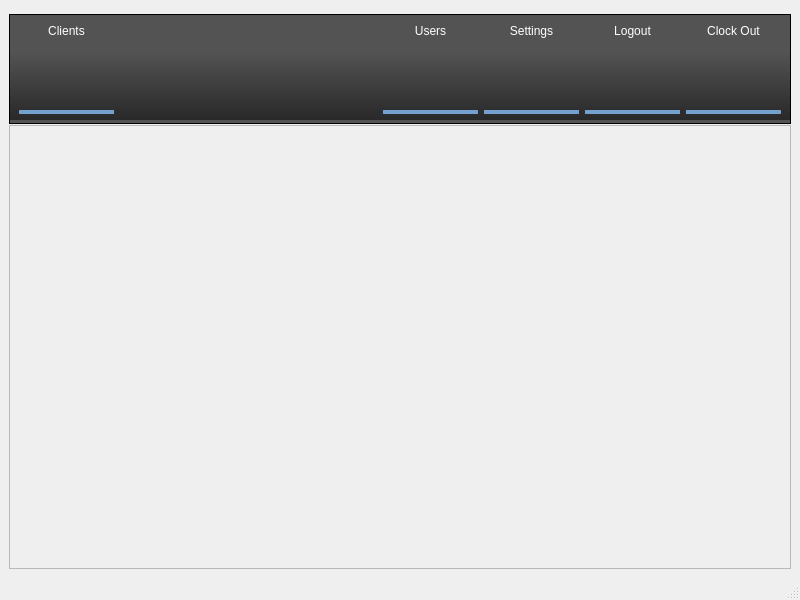
<?xml version="1.0" encoding="UTF-8"?>
<ui version="4.0">
 <class>MainWindow</class>
 <widget class="QMainWindow" name="MainWindow">
  <property name="geometry">
   <rect>
    <x>0</x>
    <y>0</y>
    <width>800</width>
    <height>600</height>
   </rect>
  </property>
  <property name="windowTitle">
   <string>AvisionR - Control Panel</string>
  </property>
  <property name="styleSheet">
   <string notr="true"/>
  </property>
  <widget class="QWidget" name="centralwidget">
   <layout class="QVBoxLayout" name="verticalLayout">
    <item>
     <widget class="QFrame" name="frame_sideBar">
      <property name="minimumSize">
       <size>
        <width>0</width>
        <height>110</height>
       </size>
      </property>
      <property name="maximumSize">
       <size>
        <width>16777215</width>
        <height>100</height>
       </size>
      </property>
      <property name="styleSheet">
       <string notr="true">#frame_sideBar {
background-color: qlineargradient(spread:repeat, x1:0, y1:0, x2:0, y2:1, stop:0.346591 #535353, stop:1 #262626);
border-bottom: 3.5px outset #535353;
}</string>
      </property>
      <property name="frameShape">
       <enum>QFrame::StyledPanel</enum>
      </property>
      <property name="frameShadow">
       <enum>QFrame::Raised</enum>
      </property>
      <layout class="QGridLayout" name="gridLayout">
       <item row="0" column="0">
        <widget class="QLabel" name="label_Logout_2">
         <property name="styleSheet">
          <string notr="true">color:rgb(255, 255, 255);
font: 75 8pt &quot;Vrinda&quot;;
background-color: none;
</string>
         </property>
         <property name="text">
          <string>Clients</string>
         </property>
         <property name="alignment">
          <set>Qt::AlignCenter</set>
         </property>
        </widget>
       </item>
       <item row="0" column="1" rowspan="2">
        <spacer name="horizontalSpacer">
         <property name="orientation">
          <enum>Qt::Horizontal</enum>
         </property>
         <property name="sizeHint" stdset="0">
          <size>
           <width>553</width>
           <height>20</height>
          </size>
         </property>
        </spacer>
       </item>
       <item row="0" column="2" rowspan="2">
        <layout class="QVBoxLayout" name="verticalLayout_5">
         <item>
          <widget class="QLabel" name="label_Logout_4">
           <property name="styleSheet">
            <string notr="true">color:rgb(255, 255, 255);
font: 75 8pt &quot;Vrinda&quot;;
background-color: none;
</string>
           </property>
           <property name="text">
            <string>Users</string>
           </property>
           <property name="alignment">
            <set>Qt::AlignCenter</set>
           </property>
          </widget>
         </item>
         <item>
          <widget class="QPushButton" name="pushButton_Users">
           <property name="minimumSize">
            <size>
             <width>95</width>
             <height>70</height>
            </size>
           </property>
           <property name="styleSheet">
            <string notr="true">   QPushButton#pushButton_Users  {
        background: none;
		border: none;
		border-bottom: 3.5px outset #73a0cf;
    }
     
  QPushButton#pushButton_Users:pressed  {
        background-color: qlineargradient(x1: 0, y1: 0, x2: 0, y2: 1,
                                          stop: 0 rgba(0,0,0,0.3), stop: 1 rgba(255,0,0,0));
    }
     
QPushButton#pushButton_Users:hover{
	background-color: qlineargradient(x1: 0, y1: 0, x2: 0, y2: 1,
                                          stop: 0 rgba(0,0,0,0.3), stop: 1 rgba(255,0,0,0));
} </string>
           </property>
           <property name="text">
            <string/>
           </property>
           <property name="flat">
            <bool>false</bool>
           </property>
          </widget>
         </item>
        </layout>
       </item>
       <item row="0" column="3" rowspan="2">
        <layout class="QVBoxLayout" name="verticalLayout_4">
         <item>
          <widget class="QLabel" name="label_Logout_3">
           <property name="styleSheet">
            <string notr="true">color:rgb(255, 255, 255);
font: 75 8pt &quot;Vrinda&quot;;
background-color: none;
</string>
           </property>
           <property name="text">
            <string>Settings</string>
           </property>
           <property name="alignment">
            <set>Qt::AlignCenter</set>
           </property>
          </widget>
         </item>
         <item>
          <widget class="QPushButton" name="pushButton_Settings">
           <property name="minimumSize">
            <size>
             <width>95</width>
             <height>70</height>
            </size>
           </property>
           <property name="styleSheet">
            <string notr="true">   QPushButton#pushButton_Settings  {
        background: none;
		border: none;
		border-bottom: 3.5px outset #73a0cf;
    }
     
  QPushButton#pushButton_Settings:pressed  {
        background-color: qlineargradient(x1: 0, y1: 0, x2: 0, y2: 1,
                                          stop: 0 rgba(0,0,0,0.3), stop: 1 rgba(255,0,0,0));
    }
     
QPushButton#pushButton_Settings:hover{
	background-color: qlineargradient(x1: 0, y1: 0, x2: 0, y2: 1,
                                          stop: 0 rgba(0,0,0,0.3), stop: 1 rgba(255,0,0,0));
} </string>
           </property>
           <property name="text">
            <string/>
           </property>
           <property name="flat">
            <bool>false</bool>
           </property>
          </widget>
         </item>
        </layout>
       </item>
       <item row="0" column="4" rowspan="2">
        <layout class="QVBoxLayout" name="verticalLayout_2">
         <item>
          <widget class="QLabel" name="label_Logout">
           <property name="styleSheet">
            <string notr="true">color:rgb(255, 255, 255);
font: 75 8pt &quot;Vrinda&quot;;
background-color: none;
</string>
           </property>
           <property name="text">
            <string>Logout</string>
           </property>
           <property name="alignment">
            <set>Qt::AlignCenter</set>
           </property>
          </widget>
         </item>
         <item>
          <widget class="QPushButton" name="pushButton_Logout">
           <property name="minimumSize">
            <size>
             <width>95</width>
             <height>70</height>
            </size>
           </property>
           <property name="styleSheet">
            <string notr="true">   QPushButton#pushButton_Logout  {
        background: none;
		border: none;
		border-bottom: 3.5px outset #73a0cf;
    }
     
  QPushButton#pushButton_Logout:pressed  {
        background-color: qlineargradient(x1: 0, y1: 0, x2: 0, y2: 1,
                                          stop: 0 rgba(0,0,0,0.3), stop: 1 rgba(255,0,0,0));
    }
     
QPushButton#pushButton_Logout:hover{
	background-color: qlineargradient(x1: 0, y1: 0, x2: 0, y2: 1,
                                          stop: 0 rgba(0,0,0,0.3), stop: 1 rgba(255,0,0,0));
} </string>
           </property>
           <property name="text">
            <string/>
           </property>
           <property name="flat">
            <bool>false</bool>
           </property>
          </widget>
         </item>
        </layout>
       </item>
       <item row="0" column="5" rowspan="2">
        <layout class="QVBoxLayout" name="verticalLayout_3">
         <item>
          <widget class="QLabel" name="label_Logout_5">
           <property name="styleSheet">
            <string notr="true">color:rgb(255, 255, 255);
font: 75 8pt &quot;Vrinda&quot;;
background-color: none;
</string>
           </property>
           <property name="text">
            <string>Clock Out</string>
           </property>
           <property name="alignment">
            <set>Qt::AlignCenter</set>
           </property>
          </widget>
         </item>
         <item>
          <widget class="QPushButton" name="pushButton_ClockOut">
           <property name="minimumSize">
            <size>
             <width>95</width>
             <height>70</height>
            </size>
           </property>
           <property name="styleSheet">
            <string notr="true">   QPushButton#pushButton_ClockOut  {
        background: none;
		border: none;
		border-bottom: 3.5px outset #73a0cf;
    }
     
  QPushButton#pushButton_ClockOut:pressed  {
        background-color: qlineargradient(x1: 0, y1: 0, x2: 0, y2: 1,
                                          stop: 0 rgba(0,0,0,0.3), stop: 1 rgba(255,0,0,0));
    }
     
QPushButton#pushButton_ClockOut:hover{
	background-color: qlineargradient(x1: 0, y1: 0, x2: 0, y2: 1,
                                          stop: 0 rgba(0,0,0,0.3), stop: 1 rgba(255,0,0,0));
} </string>
           </property>
           <property name="text">
            <string/>
           </property>
           <property name="flat">
            <bool>false</bool>
           </property>
          </widget>
         </item>
        </layout>
       </item>
       <item row="1" column="0">
        <widget class="QPushButton" name="pushButton_Customers">
         <property name="minimumSize">
          <size>
           <width>95</width>
           <height>70</height>
          </size>
         </property>
         <property name="styleSheet">
          <string notr="true">   QPushButton#pushButton_Customers {
        background: none;
		border: none;
		border-bottom: 3.5px outset #73a0cf;
    }
     
  QPushButton#pushButton_Customers:pressed  {
        background-color: qlineargradient(x1: 0, y1: 0, x2: 0, y2: 1,
                                          stop: 0 rgba(0,0,0,0.3), stop: 1 rgba(255,0,0,0));
    }
     
QPushButton#pushButton_Customers:hover{
	background-color: qlineargradient(x1: 0, y1: 0, x2: 0, y2: 1,
                                          stop: 0 rgba(0,0,0,0.3), stop: 1 rgba(255,0,0,0));
} </string>
         </property>
         <property name="text">
          <string/>
         </property>
         <property name="flat">
          <bool>false</bool>
         </property>
        </widget>
       </item>
      </layout>
     </widget>
    </item>
    <item>
     <widget class="QFrame" name="frame_2">
      <property name="styleSheet">
       <string notr="true">background-image:url(&quot;stripes.png&quot;)
 repeat;</string>
      </property>
      <property name="frameShape">
       <enum>QFrame::StyledPanel</enum>
      </property>
      <property name="frameShadow">
       <enum>QFrame::Raised</enum>
      </property>
     </widget>
    </item>
   </layout>
  </widget>
  <widget class="QStatusBar" name="statusbar"/>
 </widget>
 <resources/>
 <connections/>
</ui>
